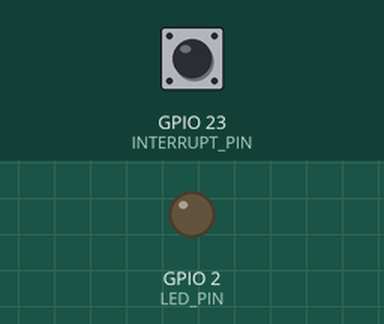
Simulated run of this sketch. Board: ESP32. Parts: output pins drawn as LEDs (lit = HIGH). Inputs (shaded band) come from the test bench; at power-on: GPIO 23 (INTERRUPT_PIN) LOW. Nothing arrives over Bluetooth unless stated; a phone connects over Bluetooth LE 3 s after start; what the sketch prints to the serial monitor is not drawn.

Above: at 1.2 s.
1.3 s: GPIO 23 (INTERRUPT_PIN) pulled HIGH for 0.15 s
At 2.4 s:
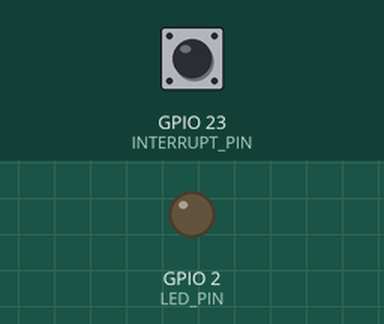
4.4 s: GPIO 23 (INTERRUPT_PIN) pulled HIGH for 1 s
At 5.2 s:
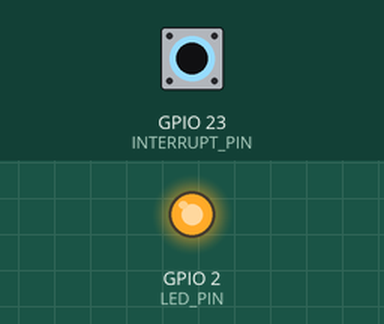
6.9 s: GPIO 23 (INTERRUPT_PIN) pulled HIGH for 3.2 s
At 8.3 s:
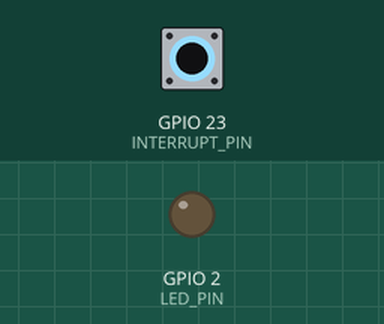
Timing chart, 0 to 9.9 s (numbered marks = the images above; inputs shaded):
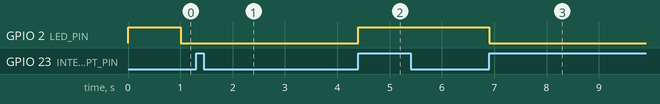

Measured:
- after the input at 1.3 s, GPIO 2 (LED_PIN): stays LOW (without the input it goes to HIGH after 0.71 s)
- after the input at 4.4 s, GPIO 2 (LED_PIN): LOW → HIGH at once
- after the input at 6.9 s, GPIO 2 (LED_PIN): HIGH → LOW at once

The sketch:

MPU_BLE_Notify.ino
```cpp
#include <Wire.h>
#include <MPU6050.h>
#include <BLEDevice.h>
#include <BLEServer.h>
#include <BLEUtils.h>
#include <BLE2902.h>
#include <Streaming.h>

#define LED_PIN 2
#define INTERRUPT_PIN 23

#define SDA_PIN 21
#define SCL_PIN 22

#define MOTION_THRESHOLD 5   // 12
#define MOTION_EVENT_DURATION 500    //50

BLEServer* pServer = NULL;
BLECharacteristic* pCharacteristic = NULL;
bool  deviceConnected = false,
      oldDeviceConnected = false;

// See the following for generating UUIDs:
// https://www.uuidgenerator.net/

#define MPU_INT_SERVICE_UUID      "4fafc201-1fb5-459e-8fcc-c5c9c331914b"  // "4fafc201-1fb5-459e-8fcc-c5c9c331914b"
#define INT_CHARACTERISTIC_UUID   "00002a59-0000-1000-8000-00805f9b34fb"  // "beb5483e-36e1-4688-b7f5-ea07361b26a8"

MPU6050 accelgyro;

volatile bool ledState = false,
              crashDetected = false;

volatile uint32_t crashCount = 0;

void IRAM_ATTR interruptServiceRoutine() {
  ledState ^= 1;
  crashDetected = 1;
  crashCount++;
}

class MyServerCallbacks: public BLEServerCallbacks {
  void onConnect(BLEServer* pServer) {
    deviceConnected = true;
    //BLEDevice::startAdvertising();
  };

  void onDisconnect(BLEServer* pServer) {
    deviceConnected = false;
  };

  void onNotify(BLEServer* pServer){

  };
};

void setup() {
  Wire.begin(SDA_PIN, SCL_PIN);
  Serial.begin(115200);
  pinMode(LED_PIN, OUTPUT);
  accelgyro.initialize();
  // verify connection to MPU6050
  Serial<<" Testing device connections..."<<endl;
  Serial<<  ( accelgyro.testConnection() ?
            " MPU6050 connection successful" :
            " MPU6050 connection failed")<<endl;
  delay(1);
  accelgyro.setAccelerometerPowerOnDelay(3);

  accelgyro.setInterruptMode(true); // Interrupts enabled

  accelgyro.setInterruptLatch(0); // Interrupt pulses when triggered instead of remaining on until cleared

  accelgyro.setIntMotionEnabled(true); // Interrupts sent when motion detected
  // Set sensor filter mode.
  // 0 -> Reset (disable high pass filter)
  // 1 -> On (5Hz)
  // 2 -> On (2.5Hz)
  // 3 -> On (1.25Hz)
  // 4 -> On (0.63Hz)
  // 5 -> Hold (Future outputs are relative to last output when this mode was set)
  accelgyro.setDHPFMode(1);

  // Motion detection acceleration threshold. 1LSB = 2mg.
  accelgyro.setMotionDetectionThreshold(MOTION_THRESHOLD);  // max uint8_t
  // Motion detection event duration in ms
  accelgyro.setMotionDetectionDuration(MOTION_EVENT_DURATION);  // max uint8_t
  digitalWrite(LED_PIN,LOW);
  attachInterrupt(digitalPinToInterrupt(INTERRUPT_PIN), interruptServiceRoutine, RISING);
  delay(1);

  // Create the BLE Device
  BLEDevice::init("ESP32");

  // Create the BLE Server
  pServer = BLEDevice::createServer();
  pServer->setCallbacks(new MyServerCallbacks());

  // Create the BLE Service
  BLEService *pService = pServer->createService(MPU_INT_SERVICE_UUID);

  // Create a BLE Characteristic
  pCharacteristic = pService->createCharacteristic(
                      INT_CHARACTERISTIC_UUID,
                      BLECharacteristic::PROPERTY_READ   |
                      BLECharacteristic::PROPERTY_WRITE  |
                      BLECharacteristic::PROPERTY_NOTIFY |
                      BLECharacteristic::PROPERTY_INDICATE
                    );

  // https://www.bluetooth.com/specifications/gatt/viewer?attributeXmlFile=org.bluetooth.descriptor.gatt.client_characteristic_configuration.xml
  // Create a BLE Descriptor
  pCharacteristic->addDescriptor(new BLE2902());

  // Start the service
  pService->start();

  // Start advertising
  BLEAdvertising *pAdvertising = BLEDevice::getAdvertising();
  pAdvertising->addServiceUUID(MPU_INT_SERVICE_UUID);
  pAdvertising->setScanResponse(false);
  pAdvertising->setMinPreferred(0x0);  // set value to 0x00 to not advertise this parameter
  BLEDevice::startAdvertising();
  Serial<< " Waiting a client connection to notify..." << endl;
}


void loop() {
  // Notify changed values
  if (deviceConnected && crashDetected) {
    crashDetected = 0;
    digitalWrite(LED_PIN, ledState);
    pCharacteristic->setValue((uint8_t*)&crashCount, 1);
    pCharacteristic->notify();
    Serial<<" LED State: "<<ledState<<endl
          <<" Crash Detected: "<< crashCount << endl;
    delay(50); // bluetooth stack will go into congestion, if too many packets are sent, in 6 hours test i was able to go as low as 3ms
  }
  // Disconnecting
  if (!deviceConnected && oldDeviceConnected) {
    delay(500); // give the bluetooth stack the chance to get things ready
    pServer->startAdvertising(); // restart advertising
    Serial<< endl << " Start Advertising" << endl;
    oldDeviceConnected = deviceConnected;
  }
  // Connecting
  if (deviceConnected && !oldDeviceConnected) {
    // do stuff here on connecting
    Serial<< endl << " Connecting..." << endl;
    oldDeviceConnected = deviceConnected;
  }
  // Wait for connection
  if(!deviceConnected){
    bool b = 0;
    while(!deviceConnected){
      Serial<< (b ? "." : " Waiting for connection");
      digitalWrite(LED_PIN, ledState^=1);
      delay(1000);
      b = 1;
    }
    digitalWrite(LED_PIN, LOW);
  }
}
```
